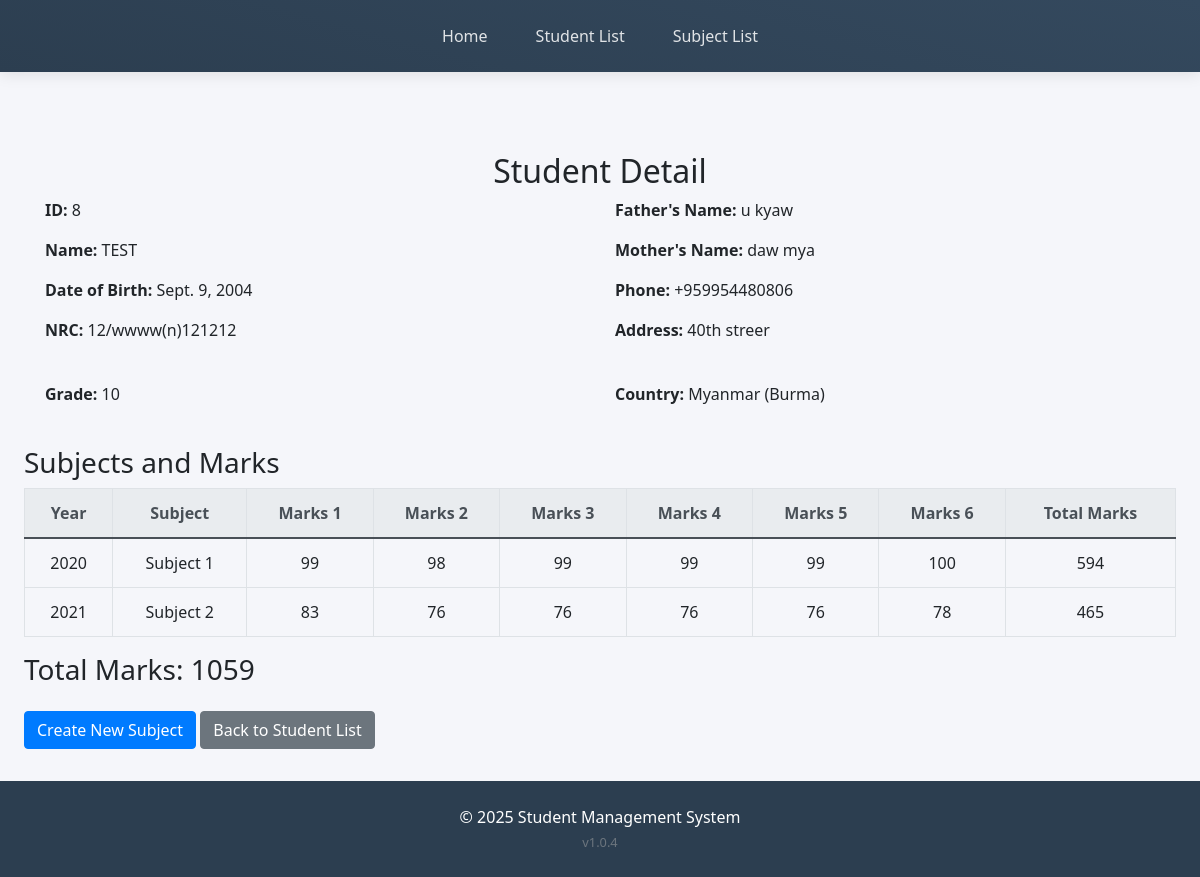
The app's page /management/students/8/, older data.
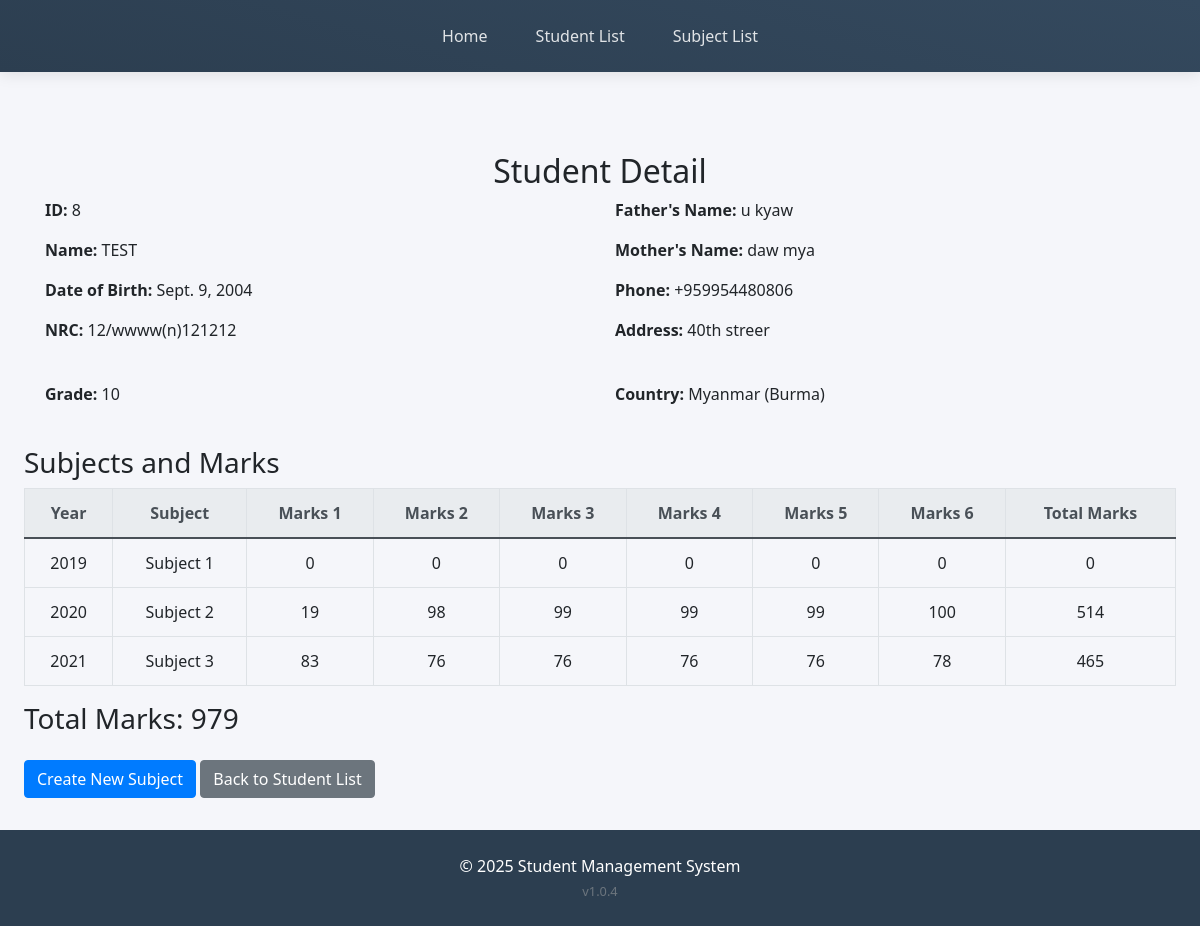
The same page, newer data.
### student_app/models.py (models this page shows, shortened)
class Subject(models.Model):
    student = models.ForeignKey(Student, on_delete=models.CASCADE)
    year = models.IntegerField()
    subject1_marks = models.FloatField()
    subject2_marks = models.FloatField()
    subject3_marks = models.FloatField()
    subject4_marks = models.FloatField()
    subject5_marks = models.FloatField()
    subject6_marks = models.FloatField()
    @property
    def total_marks(self):
        return self.subject1_marks + self.subject2_marks + self.subject3_marks + self.subject4_marks + self.subject5_marks + self.subject6_marks

### student_app/views.py (the view)
# urls.py: path('students/<int:student_id>/', views.student_detail, name='student_detail'),  # New detail view
def student_detail(request, student_id):
    student = get_object_or_404(Student, id=student_id)
    subjects = Subject.objects.filter(student=student) .order_by('year')  # Fetch subjects for this student
    total_marks = 0
    for subject in subjects:
        total_marks += (subject.subject1_marks + subject.subject2_marks +
                        subject.subject3_marks + subject.subject4_marks +
                        subject.subject5_marks + subject.subject6_marks)
    return render(request, 'student/student_detail.html', {'student': student, 'subjects': subjects, 'total_marks': total_marks})

### templates/student/student_detail.html (shortened to what this page needs)
{% extends 'base.html' %}
{% block content %}
<div class="container mt-5">
    <h2 class="text-center">Student Detail</h2>
    <div class="row mb-4">
        <div class="col-md-6">
            <p><strong>ID:</strong> {{ student.id }}</p>
            <p><strong>Name:</strong> {{ student.name }}</p>
            <p><strong>Date of Birth:</strong> {{ student.dob }}</p>
            <p><strong>NRC:</strong> {{ student.nrc }}</p>
        </div>
        <div class="col-md-6">
            <p><strong>Father's Name:</strong> {{ student.father_name }}</p>
            <p><strong>Mother's Name:</strong> {{ student.mother_name }}</p>
            <p><strong>Phone:</strong> {{ student.phone }}</p>
            <p><strong>Address:</strong> {{ student.address }}</p>
        </div>
    </div>
    <div class="row mb-4">
        <div class="col-md-6">
            <p><strong>Grade:</strong> {{ student.grade }}</p>
        </div>
        <div class="col-md-6">
            <p><strong>Country:</strong> {{ student.country }}</p>
        </div>
    </div>
    </div>
  <h3>Subjects and Marks</h3>
  <table class="table table-bordered">
      <thead class="thead-light">
          <tr style="text-align: center;">
              <th>Year</th>
              <th>Subject</th>
              <th>Marks 1</th>
              <th>Marks 2</th>
              <th>Marks 3</th>
              <th>Marks 4</th>
              <th>Marks 5</th>
              <th>Marks 6</th>
              <th>Total Marks</th>
          </tr>
      </thead>
      <tbody>
          {% for subject in subjects %}
          <tr style="text-align: center;">
                  <td>{{ subject.year }}</td>
                  <td>Subject {{ forloop.counter }}</td>
                  <td>{{ subject.subject1_marks|floatformat:0  }}</td>
                  <td>{{ subject.subject2_marks|floatformat:0  }}</td>
                  <td>{{ subject.subject3_marks|floatformat:0  }}</td>
                  <td>{{ subject.subject4_marks|floatformat:0  }}</td>
                  <td>{{ subject.subject5_marks|floatformat:0  }}</td>
                  <td>{{ subject.subject6_marks|floatformat:0  }}</td>
                  <td>{{ subject.total_marks|floatformat:0  }}</td>
              </tr>
          {% endfor %}
      </tbody>
  </table>
  <h3>Total Marks: {{ total_marks|floatformat:0  }}</h3>
  <div class="mt-4">
      <a class="btn btn-primary" href="{% url 'create_subject' %}">Create New Subject</a>
      <a class="btn btn-secondary" href="{% url 'student_list' %}">Back to Student List</a>
  </div>
</div>
{% endblock %}

Row changes from the older to the newer data that the page shows:
added Subject: year "2019", subject1_marks "0", subject2_marks "0", subject3_marks "0", subject4_marks "0", subject5_marks "0", subject6_marks "0", total_marks "0"
changed Subject (number 2 of 3 on the later page): subject1_marks "99" → "19"; total_marks "594" → "514"
Text that changed along with them:
{{ total_marks|floatformat:0 }}: "1059" → "979"
